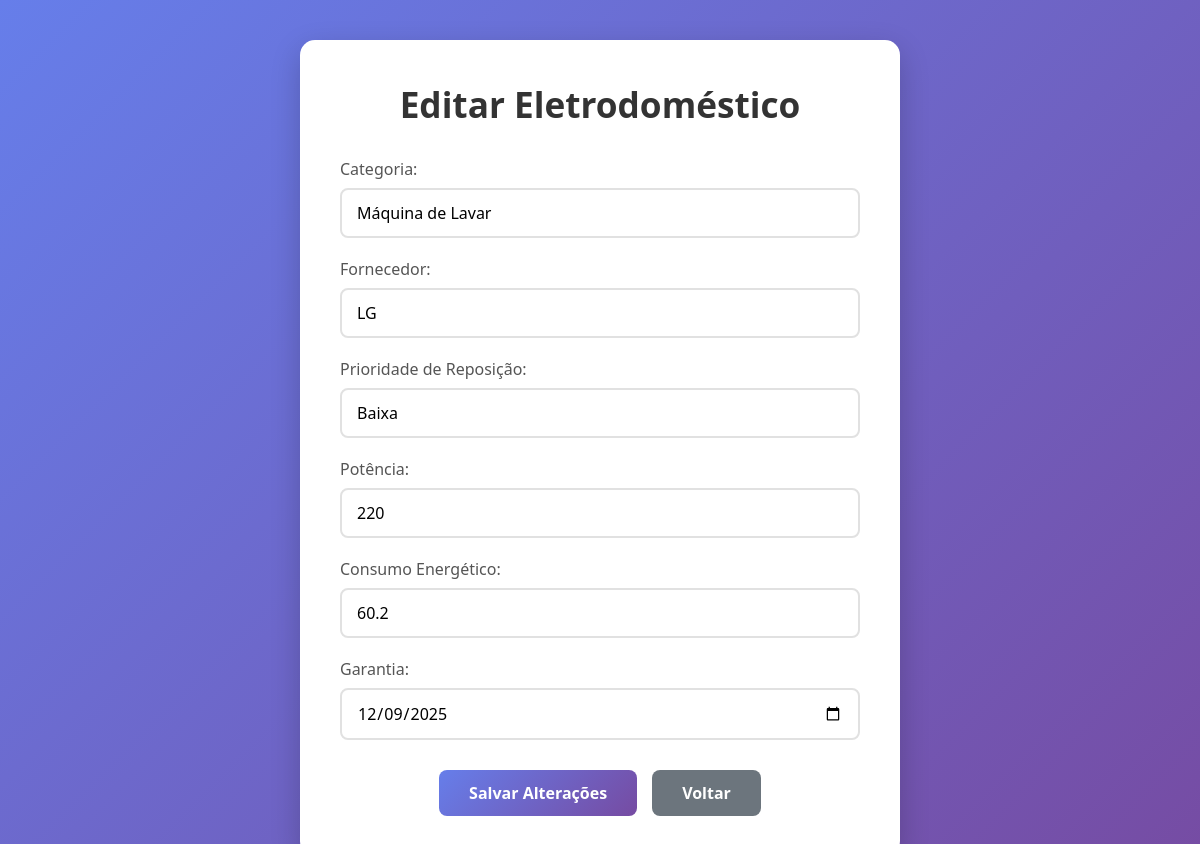
Page /view/editar_eletrodomestico.php?acao=editar_eletrodomestico&id=3 (signed in) on the committed database.
### tables this page shows
CREATE TABLE ELETRODOMESTICO (
    ELETRO_ID INTEGER AUTO_INCREMENT PRIMARY KEY,
    ELETRO_CATEGORIA VARCHAR(255),
    ELETRO_FORNECEDOR VARCHAR(255),
    ELETRO_PRIORIDADE_REPOSICAO VARCHAR(255),
    ELETRO_POTENCIA VARCHAR(255),
    ELETRO_CONSUMO_ENERGETICO VARCHAR(255),
    ELETRO_GARANTIA DATE,
    FK_USU_ID INTEGER
);

### model/model_eletrodomestico.php (called while the page is built, shortened)
<?php
class Eletrodomestico {
    public function buscar_eletrodomestico_pelo_id($id) {
        $conn = Database::getConnection();
        $select = $conn->prepare("SELECT
                                    ED.ELETRO_ID,
                                    ED.ELETRO_CATEGORIA,
                                    ED.ELETRO_FORNECEDOR,
                                    ED.ELETRO_PRIORIDADE_REPOSICAO,
                                    ED.ELETRO_POTENCIA,
                                    ED.ELETRO_CONSUMO_ENERGETICO,
                                    ED.ELETRO_GARANTIA,
                                    E.ESTOQUE_QUANTIDADE,
                                    U.USU_NOME,
                                    U.USU_EMAIL
                                FROM ELETRODOMESTICO ED
                                JOIN USUARIO U ON ED.FK_USU_ID = U.USU_ID
                                JOIN ESTOQUE E ON ED.ELETRO_ID = E.FK_ELETRODOMESTICO_ID
                                WHERE ED.ELETRO_ID = ?
                                ORDER BY ED.ELETRO_CATEGORIA");
        $select->bind_param("i", $id);
        $select->execute();
        $result = $select->get_result();
        $eletrodomestico = $result->fetch_all(MYSQLI_ASSOC);
        return $eletrodomestico;
    }
}
?>

### controller/controller_eletrodomestico.php (called while the page is built, shortened)
<?php
    require_once "../model/model_eletrodomestico.php";
    if (isset($_POST["cadastrar_eletrodomestico"])) {
        $eletrodomestico = new Eletrodomestico();
        $resultado = $eletrodomestico->cadastrar_eletrodomestico(
            $_POST["ELETRO_CATEGORIA"],
            $_POST["ELETRO_FORNECEDOR"],
            $_POST["ELETRO_PRIORIDADE_REPOSICAO"],
            $_POST["ELETRO_POTENCIA"],
            $_POST["ELETRO_CONSUMO_ENERGETICO"],
            $_POST["ELETRO_GARANTIA"],
            $_SESSION['usuario']["USU_ID"]
        );
        if ($resultado) {
            echo "<script>
                    alert('Eletrodomestico cadastrado com sucesso!');
                    window.location.href='../view/listar_eletrodomestico.php';
                </script>";
        } else {
            echo "<script>
                    alert('Erro ao cadastrar eletrodomestico!');
                    window.location.href='../view/listar_eletrodomestico.php';
                </script>";
        }
        exit();
    }
    else if (isset($_GET["acao"]) && $_GET["acao"] == "editar_eletrodomestico") {
        $eletrodomestico = new Eletrodomestico();
        $resultados = $eletrodomestico->buscar_eletrodomestico_pelo_id($_GET["id"]);
        if (!empty($resultados)) {
            $eletrodomestico_editar = $resultados[0];
        } else {
            echo "<script>
                    alert('Eletrodomestico não encontrado!');
                    window.location.href='listar_eletrodomestico.php';
                </script>";
            exit();
        }
    }
?>

### view/editar_eletrodomestico.php (the view, shortened to what this page needs)
<?php
require_once "../controller/controller_eletrodomestico.php";
?>
<!DOCTYPE html>
<html lang="pt-br">
    <head>
    </head>
    <body>
        <div class="container">
            <h1>Editar Eletrodoméstico</h1>
            <form action="" method="POST">
                <div class="form-group">
                    <label for="ELETRO_CATEGORIA">Categoria:</label>
                    <input type="text" id="ELETRO_CATEGORIA" name="ELETRO_CATEGORIA" value="<?php echo $eletrodomestico_editar['ELETRO_CATEGORIA']; ?>" required>
                </div>
                <div class="form-group">
                    <label for="ELETRO_FORNECEDOR">Fornecedor:</label>
                    <input type="text" id="ELETRO_FORNECEDOR" name="ELETRO_FORNECEDOR" value="<?php echo $eletrodomestico_editar['ELETRO_FORNECEDOR']; ?>" required>
                </div>
                <div class="form-group">
                    <label for="ELETRO_PRIORIDADE_REPOSICAO">Prioridade de Reposição:</label>
                    <input type="text" id="ELETRO_PRIORIDADE_REPOSICAO" name="ELETRO_PRIORIDADE_REPOSICAO" value="<?php echo $eletrodomestico_editar['ELETRO_PRIORIDADE_REPOSICAO']; ?>" required>
                </div>
                <div class="form-group">
                    <label for="ELETRO_POTENCIA">Potência:</label>
                    <input type="text" id="ELETRO_POTENCIA" name="ELETRO_POTENCIA" value="<?php echo $eletrodomestico_editar['ELETRO_POTENCIA']; ?>" required>
                </div>
                <div class="form-group">
                    <label for="ELETRO_CONSUMO_ENERGETICO">Consumo Energético:</label>
                    <input type="text" id="ELETRO_CONSUMO_ENERGETICO" name="ELETRO_CONSUMO_ENERGETICO" value="<?php echo $eletrodomestico_editar['ELETRO_CONSUMO_ENERGETICO']; ?>" required>
                </div>
                <div class="form-group">
                    <label for="ELETRO_GARANTIA">Garantia:</label>
                    <input type="date" id="ELETRO_GARANTIA" name="ELETRO_GARANTIA" value="<?php echo $eletrodomestico_editar['ELETRO_GARANTIA']; ?>" required>
                </div>
                <div class="button-group">
                    <input type="submit" class="btn btn-primary" id="editar_eletrodomestico" name="editar_eletrodomestico" value="Salvar Alterações">
                    <a href="inicial.php" class="btn btn-secondary">Voltar</a>
                </div>
            </form>
        </div>
    </body>
</html>

### view/editar_eletrodomestico.php (style rules this page uses)
* { margin: 0; padding: 0; box-sizing: border-box; font-family: 'Segoe UI', Tahoma, Geneva, Verdana, sans-serif; }
body { background: linear-gradient(135deg, #667eea 0%, #764ba2 100%); min-height: 100vh; display: flex; flex-direction: column; align-items: center; padding: 40px 20px; }
.container { background: white; border-radius: 15px; box-shadow: 0 10px 30px rgba(0,0,0,0.2); padding: 40px; width: 100%; max-width: 600px; }
h1 { color: #333; text-align: center; margin-bottom: 30px; font-size: 2.2em; font-weight: 600; }
.form-group { margin-bottom: 20px; }
label { display: block; margin-bottom: 8px; font-weight: 500; color: #555; }
input[type="text"], input[type="date"], input[type="number"] { width: 100%; padding: 12px 15px; border: 2px solid #e1e1e1; border-radius: 8px; font-size: 16px; transition: all 0.3s ease; }
.btn { padding: 12px 30px; border: none; border-radius: 8px; font-size: 16px; font-weight: 600; cursor: pointer; transition: all 0.3s ease; text-decoration: none; display: inline-block; text-align: center; }
.btn-primary { background: linear-gradient(135deg, #667eea 0%, #764ba2 100%); color: white; }
.btn-secondary { background: #6c757d; color: white; }
.button-group { display: flex; gap: 15px; justify-content: center; margin-top: 30px; }

### rows in the picture
eletrodomestico: ELETRO_CATEGORIA "Máquina de Lavar", ELETRO_FORNECEDOR "LG", ELETRO_PRIORIDADE_REPOSICAO "Baixa", ELETRO_POTENCIA "220", ELETRO_CONSUMO_ENERGETICO "60.2", ELETRO_GARANTIA "12/09/2025"
